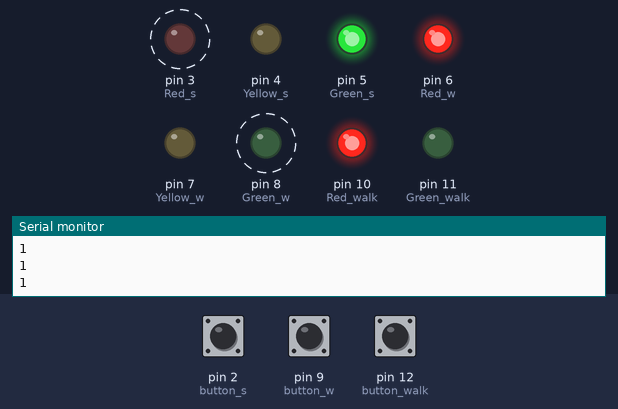
A sketch run on a simulated Arduino Uno, built with avr-gcc and run on an emulated ATmega328P. Shown: output pins drawn as LEDs (lit = HIGH), the last lines printed to the serial monitor. Dashed ring = blinking. The inputs (shaded band) are chosen by the test bench; at power-on: pin 2 (button_s) LOW, pin 9 (button_w) LOW, pin 12 (button_walk) LOW.

Above: at 3.8 s.
3.9 s: pin 2 (button_s) pulled HIGH for 1.3 s
At 5.1 s:
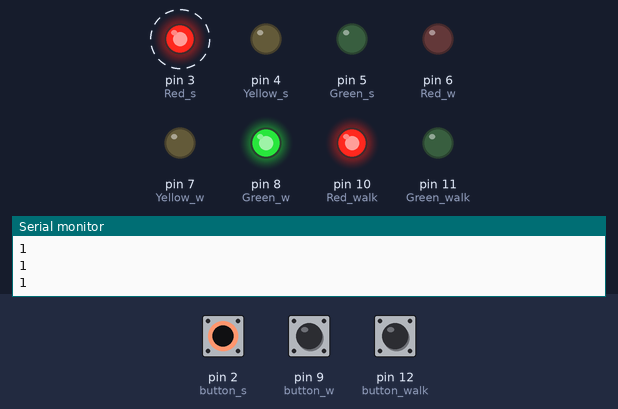
7.4 s: pin 9 (button_w) pulled HIGH for 3.2 s
At 11.4 s:
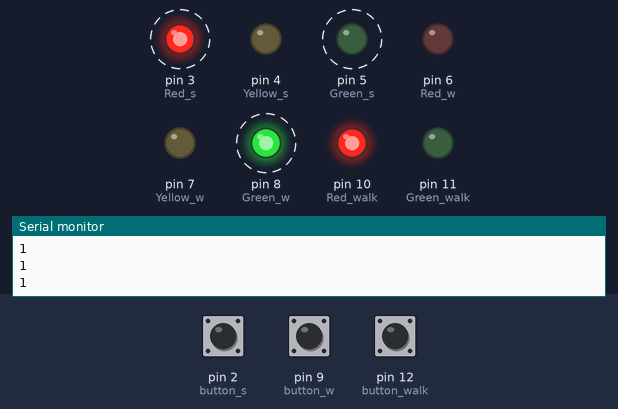
12.1 s: pin 2 (button_s) pulled HIGH for 3.2 s
At 12.75 s:
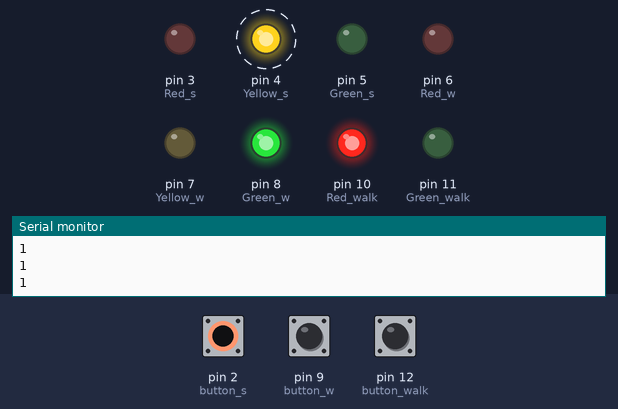
Timing chart, 0 to 22.8 s (numbered marks = the images above; inputs shaded):
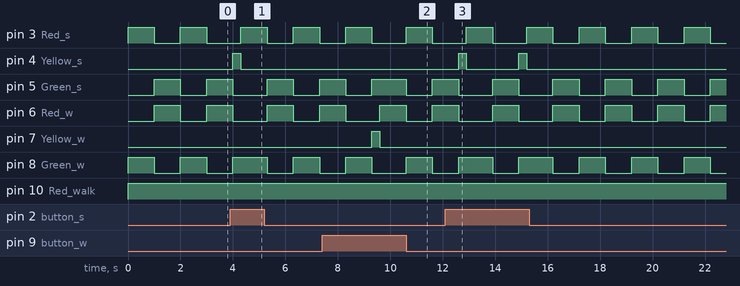

Measured:
- after the input at 3.9 s, pin 4 (Yellow_s): LOW → HIGH after 0.10 s, → LOW 0.30 s later
- after the input at 7.4 s, pin 7 (Yellow_w): LOW → HIGH after 1.9 s, → LOW 0.30 s later
- after the input at 12.1 s, pin 4 (Yellow_s): alternates HIGH for 0.30 s and LOW for 2.0 s, 4 changes in all, then stays LOW, starting after 0.50 s

The sketch:

Assignment5.ino
```cpp
#define Red_s 3
#define Yellow_s 4
#define Green_s 5
#define button_s 2

#define Red_w 6
#define Yellow_w 7
#define Green_w 8
#define button_w 9

#define Red_walk 10
#define Green_walk 11
#define button_walk 12

#define goW   0
#define waitW 1
#define goS   2
#define waitS 3


struct State{
  unsigned long ST_OUT;
  unsigned long Time;
  unsigned long Next[4];
};
typedef const struct State SType;
SType FSM[4]{
  {B01100001,1000,{goS,waitS,goS,waitS}},
  {B01100010,300,{goW,goW,goW,goW}},
  {B01001100,1000,{goW,goW,waitW,waitW}},
  {B01010100,300,{goS,goS,goS,goS}}
};
unsigned long s=0;

void setup(){
  Serial.begin(9600);
  pinMode(Red_s,OUTPUT);
  pinMode(Yellow_s,OUTPUT);
  pinMode(Green_s,OUTPUT);
  pinMode(button_s,INPUT);

  pinMode(Red_w,OUTPUT);
  pinMode(Yellow_w,OUTPUT);
  pinMode(Green_w,OUTPUT);
  pinMode(button_w,INPUT);

  pinMode(Red_walk,OUTPUT);
  pinMode(Green_walk,OUTPUT);
  pinMode(button_walk,INPUT);

 }
  int input,input1,input2,input3;

 void loop(){
  digitalWrite(Red_s,FSM[s].ST_OUT &    B00000001);
  digitalWrite(Yellow_s,FSM[s].ST_OUT & B00000010);
  digitalWrite(Green_s,FSM[s].ST_OUT &  B00000100);

  digitalWrite(Red_w,FSM[s].ST_OUT &    B00001000);
  digitalWrite(Yellow_w,FSM[s].ST_OUT & B00010000);
  digitalWrite(Green_w,FSM[s].ST_OUT &  B00100000);

  digitalWrite(Red_walk,FSM[s].ST_OUT & B01000000);
  digitalWrite(Green_walk,FSM[s].ST_OUT & B10000000);

  delay(FSM[s].Time);
  input1 = digitalRead(button_w);
  input2 = digitalRead(button_s);
  input3 = digitalRead(button_walk);
  input =(input2*2)+input1;
  Serial.println(B00000111 & B00000001);
  s = FSM[s].Next[input];
  }
```
